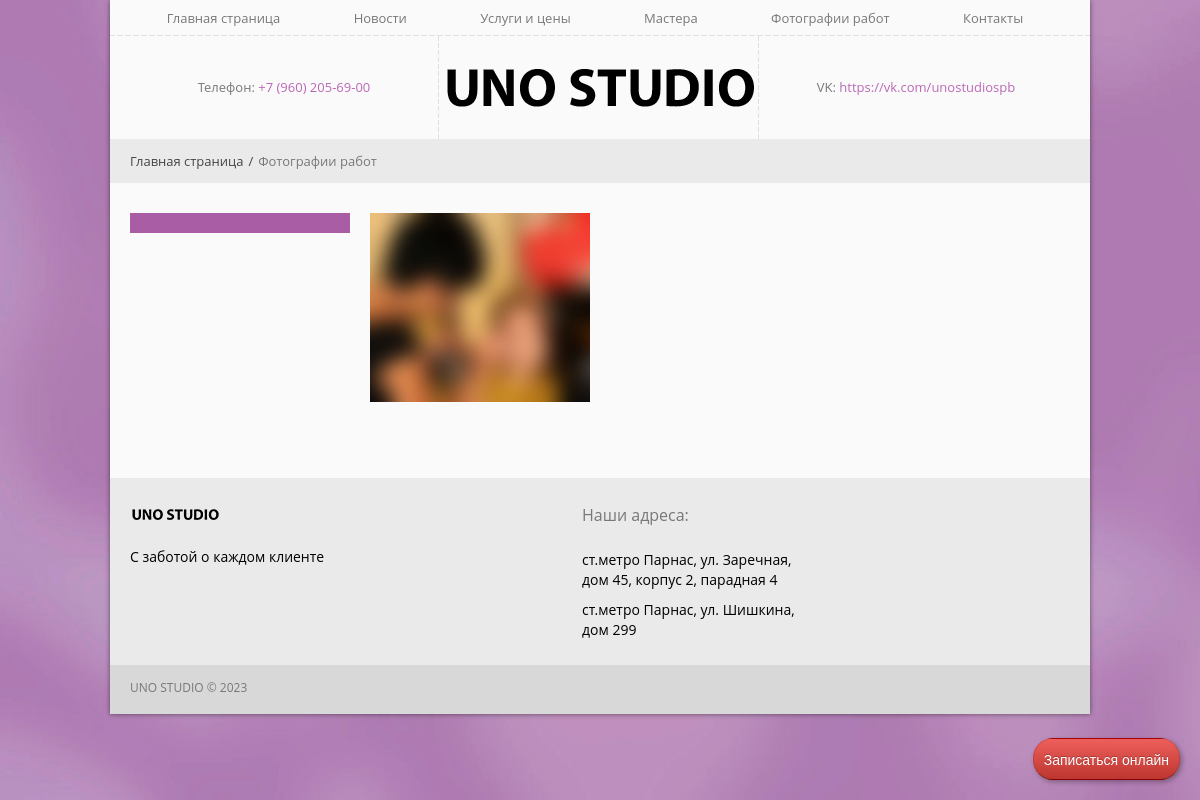
Before: /photos/ with the older database file.
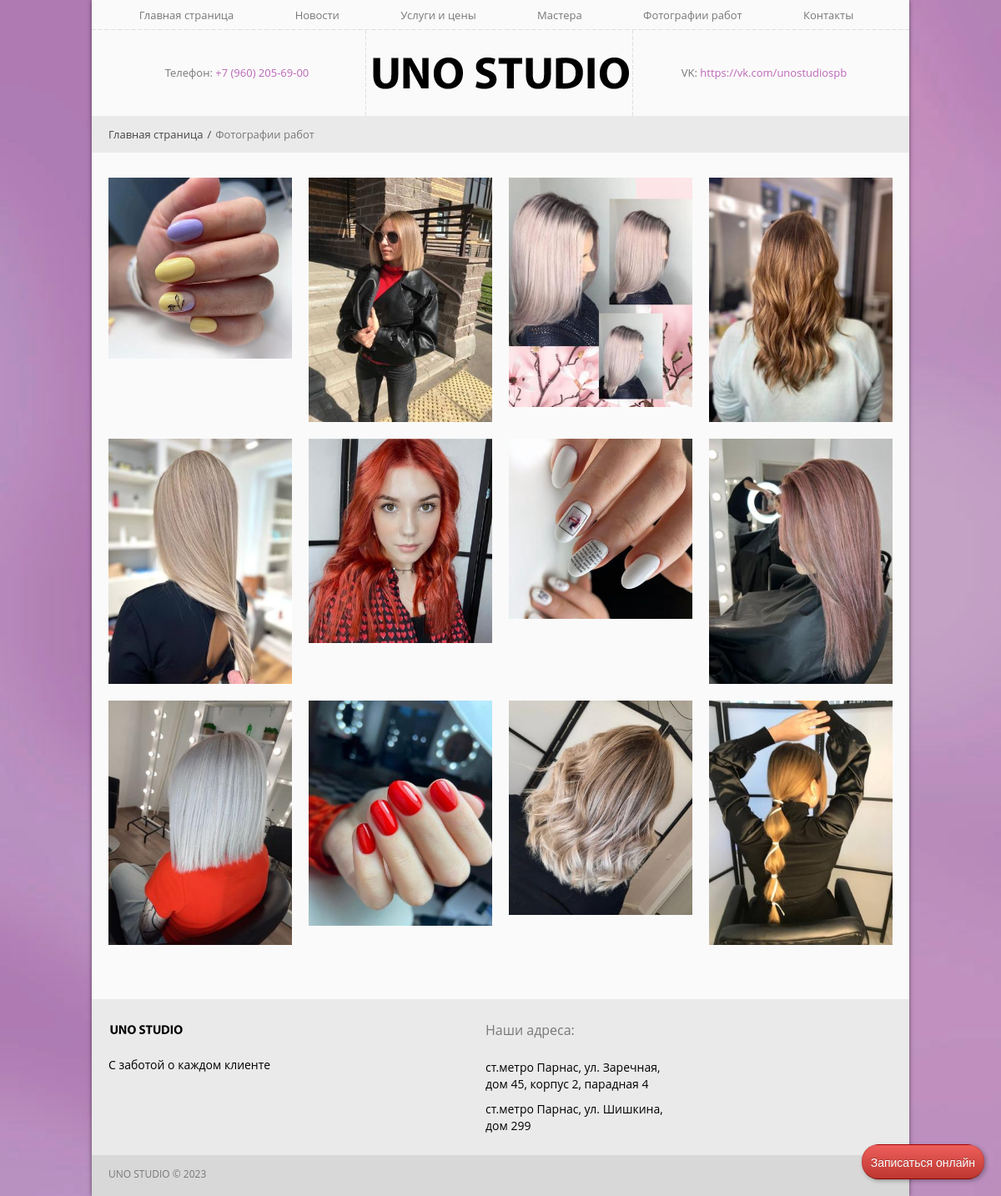
After: the same page with the newer database file.
### additional/models.py (models this page shows, shortened)
class Photos(models.Model):
    title = models.CharField(max_length=500, verbose_name='Введите заголовок')
    image = models.ImageField(upload_to='additional/images/', verbose_name='Выберите фотографию')
    date = models.DateField(auto_now_add=True)
    class Meta:
        verbose_name = 'Фотографию'
        verbose_name_plural = 'Фотографии работ'

### additional/views.py (the view)
# urls.py: path('photos/', views.photos, name='photos'),
def photos(request):
    photo_list = Photos.objects.order_by('-date')
    return render(request, 'additional/photos.html', {'photo_list': photo_list})

### additional/templates/additional/photos.html (shortened to what this page needs)
{% extends 'discount/base.html' %}
{% load static %}
{% block content %}
    <div class="page_container">
    	<div class="wrap">
        	<div class="breadcrumb">
				<div>
					<a href="{% url 'discount:index' %}">Главная страница</a><span>/</span>Фотографии работ
				</div>
			</div>
			<div class="container">
                <div id="options">
                </div>
                <div class="row">
                    <div class="projects">
                        {% for photo in photo_list %}
                        <div class="span3 element category01 height_4column" data-category="category01">
                            <div class="hover_img">
                                <img src="{{ photo.image.url }}" alt="" />
                            </div>
                        </div>
                        {% endfor %}
                    </div>
                </div>
            </div>
        </div>
    </div>
{% endblock %}

### discount/templates/discount/base.html (shortened to what this page needs)
{% load static %}
<!DOCTYPE html>
<html lang="en">
<head>
<link rel="stylesheet" href="{% static 'css/style.css' %}">
<link rel="stylesheet" href="{% static 'css/prettyPhoto.css' %}">
<link rel="stylesheet" href="{% static 'css/camera.css' %}">
<link rel="stylesheet" href="{% static 'css/bootstrap.css' %}">
<link rel="stylesheet" href="{% static 'css/theme.css' %}">
<link rel="stylesheet" href="{% static 'css/bootstrap-responsive.css' %}">
<link rel="stylesheet" href="{% static 'css/tango/skin.css' %}">
</head>
<body>
<div class="container box_shadow">
	<div class="header">
		<div class="wrap">
			<div class="navbar navbar_ clearfix">
				<div class="container menu_bg">
					<nav class="main_menu">
						<div class="menu_wrap">
							<ul class="nav sf-menu">
								<li class=""><a href="{% url 'discount:index' %}">Главная страница</a></li>
								<li class=""><a href="{% url 'news:news' %}">Новости</a></li>
								<li class=""><a href="{% url 'services:services' %}">Услуги и цены</a></li>
								<li class=""><a href="{% url 'masters:masters' %}">Мастера</a></li>
								<li class=""><a href="{% url 'additional:photos' %}">Фотографии работ</a></li>
								<li class=""><a href="{% url 'additional:contacts' %}">Контакты</a></li>
							</ul>
						</div>
					</nav>
				</div>
			</div>
			<div class="container">
				<div class="phone_block">Телефон: <span>+7 (960) 205-69-00</span></div>
				<div class="logo"><a href="{% url 'discount:index' %}"><img src="{% static 'image/logo.png' %}" alt="" /></a></div>
				<div class="email_block">VK: <a href="https://vk.com/unostudiospb" target="_blank">https://vk.com/unostudiospb</a></div>
			</div>
		</div>
	</div>
{% block content %}
{% endblock %}
		<div id="footer">
			<div class="wrap">
				<div>
					<div class="row">
						<div class="span4">
							<a class="foot_logo" href="{% url 'discount:index' %}" alt=""><img src="{% static 'image/foot_logo.png' %}"/></a>
							<h5>С заботой о каждом клиенте</h5>
						</div>
						<div class="span3">
							<h2 class="title">Наши адреса:</h2>
							<h5 class="title" >ст.метро Парнас, ул. Заречная, дом 45, корпус 2, парадная 4</h5>
							<h5 class="title" >ст.метро Парнас, ул. Шишкина, дом 299</h5>
						</div>
					</div>
				</div>
			</div>
		</div>
	    <div class="footer_bottom">
				<div class="wrap">
					<div class="container">
						<div class="fleft copyright">UNO STUDIO &copy; 2023</div>
					</div>
				</div>
		</div>
</div>
<button id="floating-button" class="btn btn-danger"><a href="#">Записаться онлайн</a></button>
</body>
</html>

### discount/static/css/style.css (style rules this page uses)
#floating-button { position: fixed; bottom: 20px; right: 20px; background-color: #b70000; color: #fff; padding: 10px; border-radius: 20px; box-shadow: 2px 2px 5px rgba(0,0,0,0.3); cursor: pointer; z-index: 9999; }
#floating-button a { color: #fff; text-decoration: none; }

### discount/static/css/theme.css (style rules this page uses)
a, input, select, textarea { outline:none !important; -webkit-appearance: none; -webkit-border-radius: 0; }
a { color:#bb68b7; transition: all 0.2s ease-in-out; -webkit-transition: all 0.2s ease-in-out; }
body { overflow-x:hidden; position:relative; margin: 0; padding:0; font-family: 'Open Sans', sans-serif; font-weight:400; font-size: 13px; line-height: 20px; color: black; background-attachment: fixed; background-image: url(../image/bg.jpg); background-position: 0 0 !important; background-size:cover; background-repeat: no-repeat; }
.navbar { margin:0; }
.box_shadow { background:#fafafa; padding:0 20px; box-shadow:0 0 5px rgba(0,0,0,0.5); }
.header { padding: 0 20px; margin: 0 -20px; }
.fleft { float:left; }
img { outline:0; vertical-align:top; }
.logo { display:inline-block; width:321px; text-align:center; background:url(../image/logo_bg.png) repeat-y left top, url(../image/logo_bg.png) repeat-y right top; }
.logo img { max-width:100%; }
.email_block { float:right; width:308px; padding:41px 0 0; text-align:center; line-height:20px; font-size:13px; color:#787878; }
.phone_block { float:left; width:308px; padding:41px 0 0; text-align:center; line-height:20px; font-size:13px; color:#787878; }
.email_block a, .phone_block span { color:#bb68b7; }
.container.menu_bg { background:url(../image/menu_bg.png) repeat-x left bottom; margin:0 -20px; padding:0 20px; }
.navbar .nav { float:none; text-align:center; }
.menu_wrap .nav li { float:none; margin: 0; padding: 0; position: relative; display:inline-block; }
.menu_wrap .nav li:first-child { border-left: 0; padding-left:0; }
.menu_wrap .nav li a:focus, .menu_wrap .nav li a { position:relative; z-index:10; padding:0 35px; text-transform: none; line-height:36px; color: #787878; font-size:13px; text-align:left; text-shadow: none; }
.page_container { padding-bottom:45px; }
h1 small, h2 small, h3 small, h4 small, h5 small, h6 small, h1, h2, h3, h4, h5, h6 { font-weight:400; color:black; }
h2.title { padding:0; margin:0 0 20px 0; text-transform:none; line-height:31px; font-size:18px; color:#5c5c5c; background:url(../image/h2_bg.png) repeat-x; }
[class*="span"] { margin-bottom:15px; }
[class*="span"] img, [class*="span"] iframe { max-width:100%; }
ul, .follow_us ul, #footer ul { padding:0; margin:0; list-style:none; }
#footer { position:relative; margin:0 -20px; padding:22px 20px 0; background:#eaeaea; color:#989898; }
#footer a { color:#444544; }
#footer h2.title { margin-bottom:20px; background:none; border-bottom: 0; text-transform:none; line-height:30px; color:#787878; font-size:16px; }
a.foot_logo { display:block; margin:0 0 18px; }
.footer_bottom { margin:0 -20px; background:#d8d8d8; padding:13px 0 16px; }
.copyright { padding:0; font-size:12px; color:#787878; }
.breadcrumb { border-radius: 0; background: #eaeaea; padding: 12px 0; margin:0 -20px 20px; list-style: none; color:#787878; }
.breadcrumb span { color:#444544; padding:0 5px; }
.breadcrumb a { padding-left:20px; color:#444544; }
.height_4column { min-height:200px; }
.projects .hover_img { position:relative; background:#a85da4; }
.element { overflow: hidden; position: relative; margin-bottom:20px; }
.element img { max-width:100%; }
#options { padding:0 0 10px 0; }

Changed rows visible on the page:
removed Photos: image (picture)
added Photos: image (picture)
added Photos: image (picture)
added Photos: image (picture)
added Photos: image (picture)
added Photos: image (picture)
added Photos: image (picture)
added Photos: image (picture)
added Photos: image (picture)
added Photos: image (picture)
added Photos: image (picture)
added Photos: image (picture)
added Photos: image (picture)
